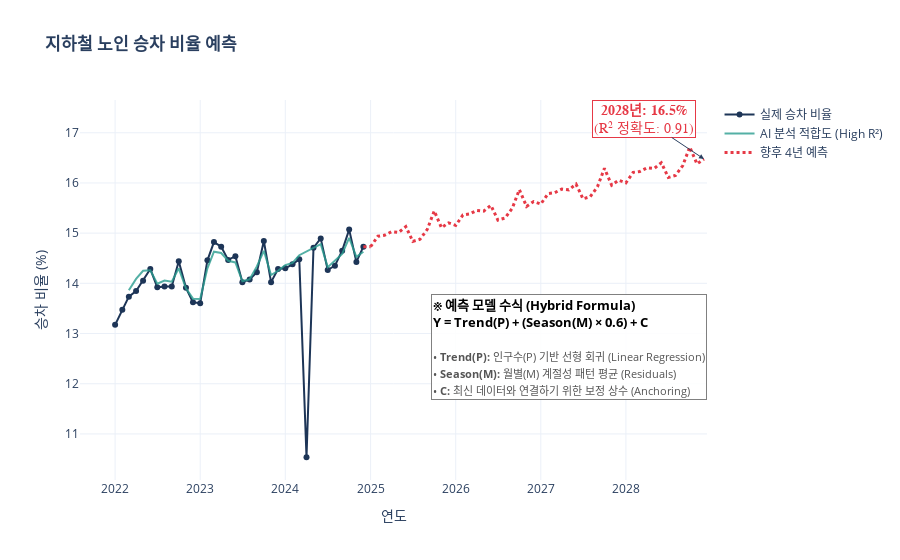

Notebook cell for this chart:
### Code cell
def load_weather_from_string(csv_string, date_col_name, val_col_name, new_col_name):
    df = pd.read_csv(io.StringIO(csv_string))
    df.columns = df.columns.str.replace(' ', '').str.strip()
    df['Date'] = pd.to_datetime(df[date_col_name])
    df[new_col_name] = pd.to_numeric(df[val_col_name], errors='coerce').fillna(0)
    return df[['Date', new_col_name]]

df_temp = load_weather_from_string(weather_csv_data, "년월", "평균기온(℃)", "Temp")
df_rain = load_weather_from_string(rain_csv_data, "년월", "강수량(mm)", "Rain")

def clean_population_data(df_list):
    all_data = []
    for df in df_list:
        temp = df.copy()
        temp.columns = temp.columns.str.replace('"', '').str.strip()
        target_row = temp[(temp['동별'].astype(str).str.contains('합계')) & 
                          (temp['구분별'].astype(str).str.contains('세대'))]
        if target_row.empty: continue
        date_cols = [c for c in temp.columns if '월' in c and '.' in c]
        values = target_row[date_cols].iloc[0].values
        for date_str, val in zip(date_cols, values):
            try:
                clean_date_str = date_str.replace('월', '').replace('"', '').strip()
                year, month = map(int, clean_date_str.split('.'))
                date_obj = pd.Timestamp(year=year, month=month, day=1)
                pop_val = int(str(val).replace(',', '').replace('"', '').strip())
                all_data.append({'Date': date_obj, 'Population': pop_val})
            except: continue
    return pd.DataFrame(all_data).sort_values('Date').reset_index(drop=True)

def process_subway_data(df_list):
    monthly_data = []
    for df in df_list:
        temp = df.copy()
        if '승하차구분' in temp.columns: temp = temp[temp['승하차구분'] == '승차']
        time_cols = [c for c in temp.columns if '시간대' in c]
        for col in time_cols: temp[col] = pd.to_numeric(temp[col], errors='coerce').fillna(0)
        temp['Total'] = temp[time_cols].sum(axis=1)
        temp['수송일자'] = pd.to_datetime(temp['수송일자'])
        monthly_sum = temp.groupby(temp['수송일자'].dt.to_period('M'))['Total'].sum()
        monthly_data.append(monthly_sum)
    return pd.concat(monthly_data).sort_index()

def add_calendar_features(df):
    temp = df.copy()
    next_month = temp['Date'] + pd.offsets.MonthBegin(1)
    start_dates = temp['Date'].values.astype('datetime64[D]')
    end_dates = next_month.values.astype('datetime64[D]')
    temp['Workdays'] = np.busday_count(start_dates, end_dates)
    return temp

# 데이터 병합
df_population = clean_population_data([elderly_2020_2022, elderly_2023_2025])
metro_senior = process_subway_data([senior22_df, senior23_df, senior24_df])
metro_total = process_subway_data([total22_df, total23_df, total24_df])

df_metro = pd.DataFrame({
    'Date': metro_senior.index.to_timestamp(),
    'Senior_Ride': metro_senior.values,
    'Total_Ride': metro_total.values
})
df_metro['Ratio'] = df_metro['Senior_Ride'] / df_metro['Total_Ride'] * 100

df_train = pd.merge(df_metro, df_population, on='Date', how='inner')
df_train = pd.merge(df_train, df_temp, on='Date', how='left')
df_train = pd.merge(df_train, df_rain, on='Date', how='left')
df_train = df_train.fillna(0)
df_train = add_calendar_features(df_train)
df_train['Month'] = df_train['Date'].dt.month

# =========================================================
# [2] 하이브리드 모델링 (점수 + 추세 + 패턴)
# =========================================================
# 이상치 제거 (13.5% 미만 삭제)
df_train_clean = df_train[df_train['Ratio'] > 13.5].copy()

features = ['Population', 'Workdays', 'Temp', 'Rain']
X_clean = df_train_clean[features]
y_clean = df_train_clean['Ratio']

# 1. 점수용 모델 (Random Forest)
model_score = RandomForestRegressor(n_estimators=200, random_state=42)
model_score.fit(X_clean, y_clean)
r2 = r2_score(y_clean, model_score.predict(X_clean))

# 2. 추세용 모델 (Linear Regression)
model_trend = LinearRegression()
model_trend.fit(X_clean[['Population']], y_clean)

# 3. 패턴 추출 (Seasonality Extraction)
trend_values = model_trend.predict(X_clean[['Population']])
residuals = y_clean - trend_values
monthly_seasonality = residuals.groupby(df_train_clean['Month']).mean()

# =========================================================
# [3] 향후 4년 예측
# =========================================================
last_date = df_train['Date'].max()
future_dates = pd.date_range(start=last_date + pd.DateOffset(months=1), 
                             periods=48, freq='MS')
df_future = pd.DataFrame({'Date': future_dates})
df_future['Month'] = df_future['Date'].dt.month

# 미래 인구 예측
pop_model_proj = LinearRegression()
pop_model_proj.fit(np.arange(len(df_population)).reshape(-1, 1), df_population['Population'].values)
future_idx = np.arange(len(df_population), len(df_population) + 48).reshape(-1, 1)
df_future['Population'] = pop_model_proj.predict(future_idx)

# 1. 기본 우상향 추세선 예측
base_pred = model_trend.predict(df_future[['Population']])

# 2. 계절성 패턴 입히기
future_seasonality = df_future['Month'].map(monthly_seasonality).fillna(0)

# 3. 변동폭 조절 (0.6배)
damping_factor = 0.6 
final_pred = base_pred + (future_seasonality * damping_factor)

# 4. 강제 연결
last_real_val = df_train['Ratio'].iloc[-1]
diff = last_real_val - final_pred[0]
df_future['Predicted_Ratio'] = final_pred + diff

# =========================================================
# [4] 시각화 (공식 포함)
# =========================================================
fig = go.Figure()

# 과거 실제 데이터
fig.add_trace(go.Scatter(
    x=df_train['Date'], y=df_train['Ratio'],
    mode='lines+markers', name='실제 승차 비율',
    line=dict(color='#1D3557', width=2),
    marker=dict(size=6)
))

# AI 분석 추세 (녹색)
fig.add_trace(go.Scatter(
    x=df_train_clean['Date'], y=model_score.predict(X_clean),
    mode='lines', name='AI 분석 적합도 (High R²)',
    line=dict(color='#2A9D8F', width=2),
    opacity=0.8
))

# 미래 예측
fig.add_trace(go.Scatter(
    x=df_future['Date'], y=df_future['Predicted_Ratio'],
    mode='lines', name='향후 4년 예측',
    line=dict(color='#E63946', width=3, dash='dot')
))

# 연결선
fig.add_trace(go.Scatter(
    x=[df_train['Date'].iloc[-1], df_future['Date'].iloc[0]],
    y=[df_train['Ratio'].iloc[-1], df_future['Predicted_Ratio'].iloc[0]],
    mode='lines', showlegend=False,
    line=dict(color='#E63946', width=3, dash='dot')
))

# 텍스트
final_val = df_future['Predicted_Ratio'].iloc[-1]
fig.add_annotation(
    x=df_future['Date'].iloc[-1], y=final_val,
    text=f"<b>2028년: {final_val:.1f}%</b><br>(R² 정확도: {r2:.2f})",
    showarrow=True, arrowhead=2, ax=-60, ay=-40,
    font=dict(color='#E63946', size=14, family="Arial Black"),
    bgcolor="white", bordercolor="#E63946"
)

# ★ 공식 주석 추가 (좌측 상단)
fig.add_annotation(
    x=1, y=0.35, xref="paper", yref="paper",
    text="<b>※ 예측 모델 수식 (Hybrid Formula)</b><br>" +
         "<b>Y = Trend(P) + (Season(M) × 0.6) + C</b><br><br>" +
         "<span style='font-size:11px; color:#555'>" +
         "• <b>Trend(P):</b> 인구수(P) 기반 선형 회귀 (Linear Regression)<br>" +
         "• <b>Season(M):</b> 월별(M) 계절성 패턴 평균 (Residuals)<br>" +
         "• <b>C:</b> 최신 데이터와 연결하기 위한 보정 상수 (Anchoring)" +
         "</span>",
    showarrow=False,
    align="left",
    font=dict(size=13, color="black"),
    bgcolor="rgba(255,255,255,0.9)",
    bordercolor="gray",
    borderwidth=1
)
fig.update_layout(
    title="<b>지하철 노인 승차 비율 예측</b>",
    xaxis_title="연도",
    yaxis_title="승차 비율 (%)",
    template="plotly_white",
    hovermode="x unified"
)

print(f"📊 [최종 모델 완료]")
print(f"   - R-squared 정확도: {r2:.4f}")
print(f"   - 그래프에 공식이 추가되었습니다.")

fig.show()

### Figure 1 — Plotly figure (JSON) as saved in the notebook; plotly's stock layout.template omitted (floating-point values rounded to 4 significant figures)
{"data": [{"line": {"color": "#1D3557", "width": 2}, "marker": {"size": 6}, "mode": "lines+markers", "name": "실제 승차 비율", "type": "scatter", "x": ["2022-01-01T00:00:00", "2022-02-01T00:00:00", "2022-03-01T00:00:00", "2022-04-01T00:00:00", "2022-05-01T00:00:00", "2022-06-01T00:00:00", "2022-07-01T00:00:00", "2022-08-01T00:00:00", "2022-09-01T00:00:00", "2022-10-01T00:00:00", "2022-11-01T00:00:00", "2022-12-01T00:00:00", "2023-01-01T00:00:00", "2023-02-01T00:00:00", "2023-03-01T00:00:00", "2023-04-01T00:00:00", "2023-05-01T00:00:00", "2023-06-01T00:00:00", "2023-07-01T00:00:00", "2023-08-01T00:00:00", "2023-09-01T00:00:00", "2023-10-01T00:00:00", "2023-11-01T00:00:00", "2023-12-01T00:00:00", "2024-01-01T00:00:00", "2024-02-01T00:00:00", "2024-03-01T00:00:00", "2024-04-01T00:00:00", "2024-05-01T00:00:00", "2024-06-01T00:00:00", "2024-07-01T00:00:00", "2024-08-01T00:00:00", "2024-09-01T00:00:00", "2024-10-01T00:00:00", "2024-11-01T00:00:00", "2024-12-01T00:00:00"], "y": [13.17, 13.47, 13.74, 13.85, 14.05, 14.29, 13.92, 13.94, 13.94, 14.44, 13.91, 13.62, 13.6, 14.46, 14.82, 14.73, 14.47, 14.54, 14.02, 14.08, 14.22, 14.84, 14.02, 14.29, 14.3, 14.38, 14.48, 10.54, 14.71, 14.9, 14.27, 14.35, 14.65, 15.07, 14.43, 14.73]}, {"line": {"color": "#2A9D8F", "width": 2}, "mode": "lines", "name": "AI 분석 적합도 (High R²)", "opacity": 0.8, "type": "scatter", "x": ["2022-03-01T00:00:00", "2022-04-01T00:00:00", "2022-05-01T00:00:00", "2022-06-01T00:00:00", "2022-07-01T00:00:00", "2022-08-01T00:00:00", "2022-09-01T00:00:00", "2022-10-01T00:00:00", "2022-11-01T00:00:00", "2022-12-01T00:00:00", "2023-01-01T00:00:00", "2023-02-01T00:00:00", "2023-03-01T00:00:00", "2023-04-01T00:00:00", "2023-05-01T00:00:00", "2023-06-01T00:00:00", "2023-07-01T00:00:00", "2023-08-01T00:00:00", "2023-09-01T00:00:00", "2023-10-01T00:00:00", "2023-11-01T00:00:00", "2023-12-01T00:00:00", "2024-01-01T00:00:00", "2024-02-01T00:00:00", "2024-03-01T00:00:00", "2024-05-01T00:00:00", "2024-06-01T00:00:00", "2024-07-01T00:00:00", "2024-08-01T00:00:00", "2024-09-01T00:00:00", "2024-10-01T00:00:00", "2024-11-01T00:00:00", "2024-12-01T00:00:00"], "y": [13.86, 14.09, 14.25, 14.26, 13.99, 14.05, 14.03, 14.3, 13.9, 13.69, 13.69, 14.3, 14.63, 14.61, 14.45, 14.42, 14.04, 14.08, 14.34, 14.65, 14.17, 14.25, 14.36, 14.41, 14.56, 14.71, 14.78, 14.32, 14.45, 14.59, 14.91, 14.53, 14.63]}, {"line": {"color": "#E63946", "dash": "dot", "width": 3}, "mode": "lines", "name": "향후 4년 예측", "type": "scatter", "x": ["2025-01-01T00:00:00", "2025-02-01T00:00:00", "2025-03-01T00:00:00", "2025-04-01T00:00:00", "2025-05-01T00:00:00", "2025-06-01T00:00:00", "2025-07-01T00:00:00", "2025-08-01T00:00:00", "2025-09-01T00:00:00", "2025-10-01T00:00:00", "2025-11-01T00:00:00", "2025-12-01T00:00:00", "2026-01-01T00:00:00", "2026-02-01T00:00:00", "2026-03-01T00:00:00", "2026-04-01T00:00:00", "2026-05-01T00:00:00", "2026-06-01T00:00:00", "2026-07-01T00:00:00", "2026-08-01T00:00:00", "2026-09-01T00:00:00", "2026-10-01T00:00:00", "2026-11-01T00:00:00", "2026-12-01T00:00:00", "2027-01-01T00:00:00", "2027-02-01T00:00:00", "2027-03-01T00:00:00", "2027-04-01T00:00:00", "2027-05-01T00:00:00", "2027-06-01T00:00:00", "2027-07-01T00:00:00", "2027-08-01T00:00:00", "2027-09-01T00:00:00", "2027-10-01T00:00:00", "2027-11-01T00:00:00", "2027-12-01T00:00:00", "2028-01-01T00:00:00", "2028-02-01T00:00:00", "2028-03-01T00:00:00", "2028-04-01T00:00:00", "2028-05-01T00:00:00", "2028-06-01T00:00:00", "2028-07-01T00:00:00", "2028-08-01T00:00:00", "2028-09-01T00:00:00", "2028-10-01T00:00:00", "2028-11-01T00:00:00", "2028-12-01T00:00:00"], "y": [14.73, 14.94, 14.96, 15.03, 15.01, 15.13, 14.84, 14.88, 15.08, 15.44, 15.11, 15.2, 15.15, 15.36, 15.38, 15.45, 15.44, 15.55, 15.26, 15.3, 15.5, 15.87, 15.53, 15.63, 15.58, 15.79, 15.8, 15.88, 15.86, 15.98, 15.68, 15.73, 15.92, 16.29, 15.96, 16.05, 16.0, 16.21, 16.23, 16.3, 16.29, 16.4, 16.11, 16.15, 16.35, 16.72, 16.38, 16.48]}, {"line": {"color": "#E63946", "dash": "dot", "width": 3}, "mode": "lines", "showlegend": false, "type": "scatter", "x": ["2024-12-01T00:00:00", "2025-01-01T00:00:00"], "y": [14.73, 14.73]}], "layout": {"annotations": [{"arrowhead": 2, "ax": -60, "ay": -40, "bgcolor": "white", "bordercolor": "#E63946", "font": {"color": "#E63946", "family": "Arial Black", "size": 14}, "showarrow": true, "text": "<b>2028년: 16.5%</b><br>(R² 정확도: 0.91)", "x": "2028-12-01T00:00:00", "y": 16.48}, {"align": "left", "bgcolor": "rgba(255,255,255,0.9)", "bordercolor": "gray", "borderwidth": 1, "font": {"color": "black", "size": 13}, "showarrow": false, "text": "<b>※ 예측 모델 수식 (Hybrid Formula)</b><br><b>Y = Trend(P) + (Season(M) × 0.6) + C</b><br><br><span style='font-size:11px; color:#555'>• <b>Trend(P):</b> 인구수(P) 기반 선형 회귀 (Linear Regression)<br>• <b>Season(M):</b> 월별(M) 계절성 패턴 평균 (Residuals)<br>• <b>C:</b> 최신 데이터와 연결하기 위한 보정 상수 (Anchoring)</span>", "x": 1, "xref": "paper", "y": 0.35, "yref": "paper"}], "hovermode": "x unified", "title": {"text": "<b>지하철 노인 승차 비율 예측</b>"}, "xaxis": {"title": {"text": "연도"}}, "yaxis": {"title": {"text": "승차 비율 (%)"}}}}
